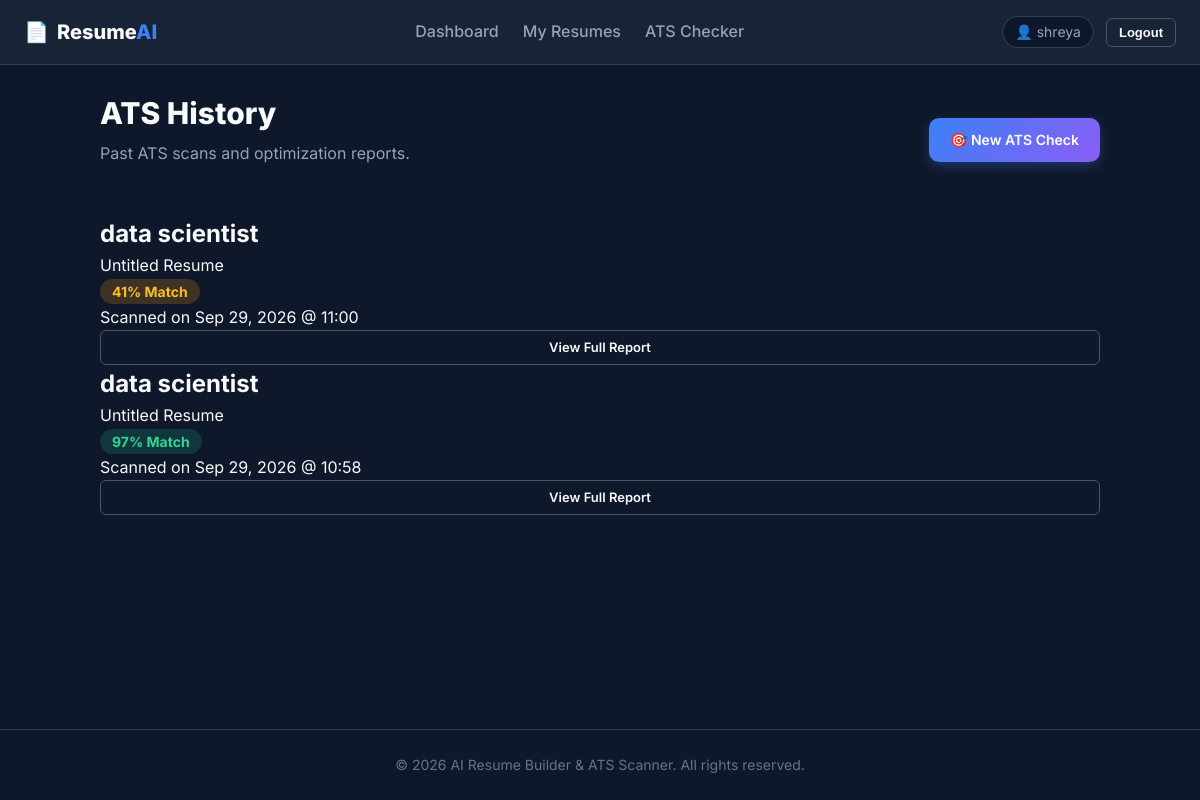
The page /ats/history/ (signed in) on the database its author committed.
### ats/models.py (models this page shows, shortened)
class ATSResult(models.Model):
    user = models.ForeignKey(User, on_delete=models.CASCADE, related_name='ats_results')
    resume_title = models.CharField(max_length=200, blank=True)
    job_title = models.CharField(max_length=200, blank=True)
    score = models.IntegerField(default=0)
    matched_keywords = models.TextField(default='[]')
    missing_keywords = models.TextField(default='[]')
    suggestions = models.TextField(default='[]')
    section_scores = models.TextField(default='{}')
    resume_text = models.TextField(blank=True)
    job_description = models.TextField(blank=True)
    created_at = models.DateTimeField(auto_now_add=True)
    class Meta:
        ordering = ['-created_at']

### ats/views.py (the view)
# urls.py: path('history/', views.ats_history, name='ats_history'),
@login_required
def ats_history(request):
    results = ATSResult.objects.filter(user=request.user).order_by('-created_at')
    return render(request, 'ats/history.html', {'results': results})

### templates/ats/history.html (shortened to what this page needs)
{% extends 'base.html' %}
{% load static %}
{% block content %}
<div class="page-container">
    <div class="page-header-row">
        <div>
            <h1 class="page-title">ATS History</h1>
            <p class="page-subtitle">Past ATS scans and optimization reports.</p>
        </div>
        <a href="{% url 'ats_checker' %}" class="btn btn-primary">🎯 New ATS Check</a>
    </div>
    {% if results %}
        <div class="ats-history-grid">
            {% for res in results %}
                <div class="ats-card">
                    <div class="ats-card-header">
                        <div>
                            <h2 class="ats-card-title">{{ res.job_title|default:"Target Role" }}</h2>
                            <p class="ats-card-subtitle">{{ res.resume_title }}</p>
                        </div>
                        <span class="score-badge {% if res.score >= 70 %}score-high{% elif res.score >= 40 %}score-mid{% else %}score-low{% endif %}">
                            {{ res.score }}% Match
                        </span>
                    </div>
                    <div class="ats-card-body">
                        <p class="meta-date">Scanned on {{ res.created_at|date:"M d, Y @ H:i" }}</p>
                    </div>
                    <div class="ats-card-footer">
                        <a href="{% url 'ats_result_detail' pk=res.pk %}" class="btn btn-outline btn-sm btn-block">View Full Report</a>
                    </div>
                </div>
            {% endfor %}
        </div>
    {% endif %}
</div>
{% endblock %}

### templates/base.html (shortened to what this page needs)
{% load static %}
<!DOCTYPE html>
<html lang="en">
<head>
    <link rel="stylesheet" href="{% static 'css/style.css' %}">
</head>
<body>
    <header class="app-header">
        <div class="nav-container">
            <a href="{% url 'home' %}" class="brand-logo">
                <span class="logo-icon">📄</span>
                <span class="logo-text">Resume<span class="highlight">AI</span></span>
            </a>
            <nav class="nav-menu" id="nav-menu">
                {% if user.is_authenticated %}
                    <a href="{% url 'dashboard' %}" class="nav-link">Dashboard</a>
                    <a href="{% url 'resume_list' %}" class="nav-link">My Resumes</a>
                    <a href="{% url 'ats_checker' %}" class="nav-link">ATS Checker</a>
                {% endif %}
            </nav>
            <div class="nav-actions">
                {% if user.is_authenticated %}
                    <span class="user-badge">👤 {{ user.username }}</span>
                    <form action="{% url 'logout' %}" method="post" style="display: inline;">
                        <button type="submit" class="btn btn-outline btn-sm">Logout</button>
                    </form>
                {% else %}
                    <a href="{% url 'login' %}" class="btn btn-ghost btn-sm">Login</a>
                    <a href="{% url 'register' %}" class="btn btn-primary btn-sm">Register</a>
                {% endif %}
            </div>
        </div>
    </header>
    <main class="main-content">
        {% block content %}{% endblock %}
    </main>
    <footer class="app-footer">
        <div class="footer-container">
            <p>&copy; 2026 AI Resume Builder & ATS Scanner. All rights reserved.</p>
        </div>
    </footer>
</body>
</html>

### static/css/style.css (style rules this page uses)
:root { --font-family: 'Inter', system-ui, -apple-system, sans-serif; --clr-bg: #0f172a; --clr-bg-alt: #1e293b; --clr-surface: #1e293b; --clr-surface-glass: rgba(30, 41, 59, 0.75); --clr-border: #334155; --clr-border-light: #475569; --clr-text: #f8fafc; --clr-text-muted: #94a3b8; --clr-text-dim: #64748b; --clr-primary: #3b82f6; --clr-primary-hover: #2563eb; --clr-primary-light: rgba(59, 130, 246, 0.15); --clr-accent: #8b5cf6; --clr-accent-hover: #7c3aed; --clr-success: #10b981; --clr-warning: #f59e0b; --clr-danger: #ef4444; --shadow-sm: 0 1px 2px rgba(0, 0, 0, 0.3); --shadow-md: 0 4px 6px -1px rgba(0, 0, 0, 0.4), 0 2px 4px -1px rgba(0, 0, 0, 0.2); --shadow-lg: 0 10px 15px -3px rgba(0, 0, 0, 0.5), 0 4px 6px -2px rgba(0, 0, 0, 0.3); --radius-sm: 6px; --radius-md: 10px; --radius-lg: 16px; --radius-full: 9999px; --sp-1: 0.25rem; --sp-2: 0.5rem; --sp-3: 0.75rem; --sp-4: 1rem; --sp-5: 1.25rem; --sp-6: 1.5rem; --sp-8: 2rem; --sp-10: 2.5rem; }
* { box-sizing: border-box; margin: 0; padding: 0; }
body { font-family: var(--font-family); background-color: var(--clr-bg); color: var(--clr-text); line-height: 1.6; min-height: 100vh; display: flex; flex-direction: column; }
a { color: var(--clr-primary); text-decoration: none; transition: color 0.2s; }
.app-header { position: sticky; top: 0; z-index: 100; background: var(--clr-surface-glass); backdrop-filter: blur(12px); -webkit-backdrop-filter: blur(12px); border-bottom: 1px solid var(--clr-border); }
.nav-container { max-width: 1200px; margin: 0 auto; padding: var(--sp-4) var(--sp-6); display: flex; align-items: center; justify-content: space-between; }
.brand-logo { display: flex; align-items: center; gap: var(--sp-2); font-size: 1.25rem; font-weight: 800; color: var(--clr-text); }
.brand-logo .highlight { color: var(--clr-primary); }
.nav-menu { display: flex; gap: var(--sp-6); }
.nav-link { color: var(--clr-text-muted); font-weight: 500; transition: color 0.2s; }
.nav-actions { display: flex; align-items: center; gap: var(--sp-3); }
.user-badge { font-size: 0.875rem; color: var(--clr-text-muted); background: var(--clr-bg); padding: var(--sp-1) var(--sp-3); border-radius: var(--radius-full); border: 1px solid var(--clr-border); }
.main-content { flex: 1; max-width: 1200px; width: 100%; margin: 0 auto; padding: var(--sp-6); }
.page-container { max-width: 1000px; margin: 0 auto; }
.page-title { font-size: 1.875rem; font-weight: 800; margin-bottom: var(--sp-1); }
.page-subtitle { color: var(--clr-text-muted); margin-bottom: var(--sp-6); }
.page-header-row { display: flex; align-items: center; justify-content: space-between; margin-bottom: var(--sp-6); flex-wrap: wrap; gap: var(--sp-4); }
.btn { display: inline-flex; align-items: center; justify-content: center; gap: var(--sp-2); padding: 0.625rem 1.25rem; font-size: 0.875rem; font-weight: 600; border-radius: var(--radius-md); border: 1px solid transparent; cursor: pointer; transition: all 0.2s ease; text-decoration: none; }
.btn-primary { background: linear-gradient(135deg, var(--clr-primary), var(--clr-accent)); color: #fff; box-shadow: 0 4px 12px rgba(59, 130, 246, 0.3); }
.btn-outline { background: transparent; border-color: var(--clr-border-light); color: var(--clr-text); }
.btn-sm { padding: 0.375rem 0.75rem; font-size: 0.8125rem; border-radius: var(--radius-sm); }
.btn-block { width: 100%; }
.score-badge { padding: var(--sp-1) var(--sp-3); border-radius: var(--radius-full); font-weight: 700; font-size: 0.875rem; }
.score-high { background: rgba(16, 185, 129, 0.2); color: #34d399; }
.score-mid { background: rgba(245, 158, 11, 0.2); color: #fbbf24; }
.app-footer { border-top: 1px solid var(--clr-border); padding: var(--sp-6); text-align: center; font-size: 0.875rem; color: var(--clr-text-dim); margin-top: auto; }

### rows shown on the page
ATSResult: job_title "data scientist", resume_title "Untitled Resume", score "41", created_at "Sep 29, 2026 @ 11:00"
ATSResult: job_title "data scientist", resume_title "Untitled Resume", score "97", created_at "Sep 29, 2026 @ 10:58"

### other values the page prints
{{ user.username }} "shreya"
